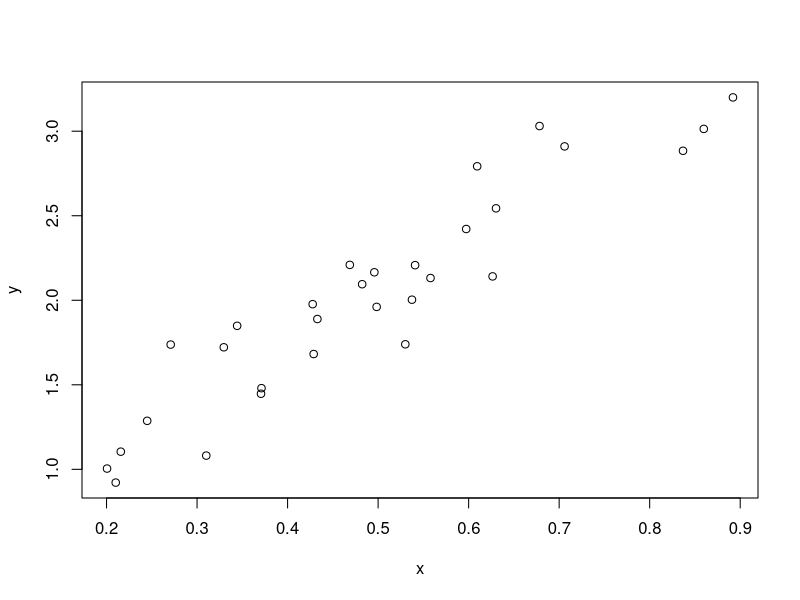
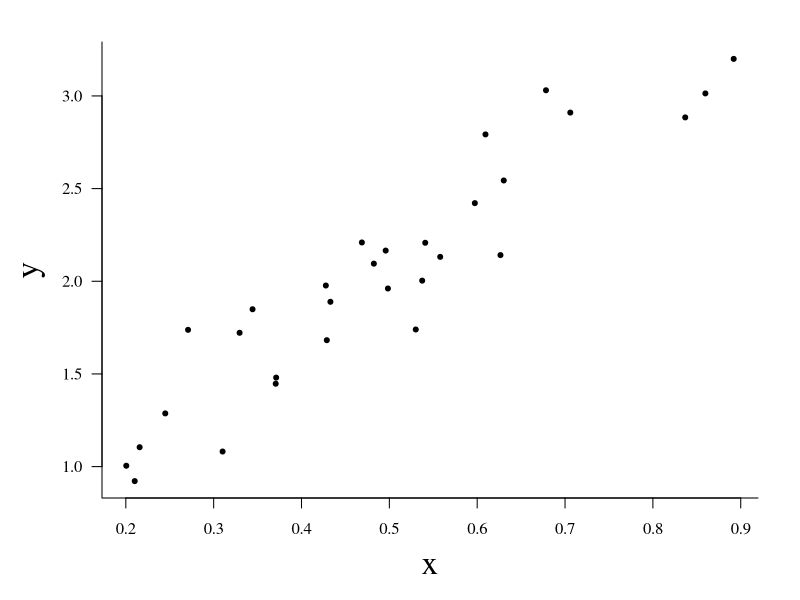

Source code (R) for these figures, in order:
# random scatter plot

x <- runif(30, 0.2, 0.9 )
y <- 0.5 + x*3.1 + rnorm(30, 0, 0.2)

plot(y ~ x)



# template function
## for now just returning an object of class "template". 

template <- function(... ) {
 out <- list(...)
  class(out) <- "template"
 return(out)
}



# application

own <- template(  pch = 20, 
           las = 1, 
           bty = "l",
           family = "serif",
           cex.lab = 2,
           mar = c(5,5,2,2)+0.1
           )
  

par(own)


plot(y ~ x)
